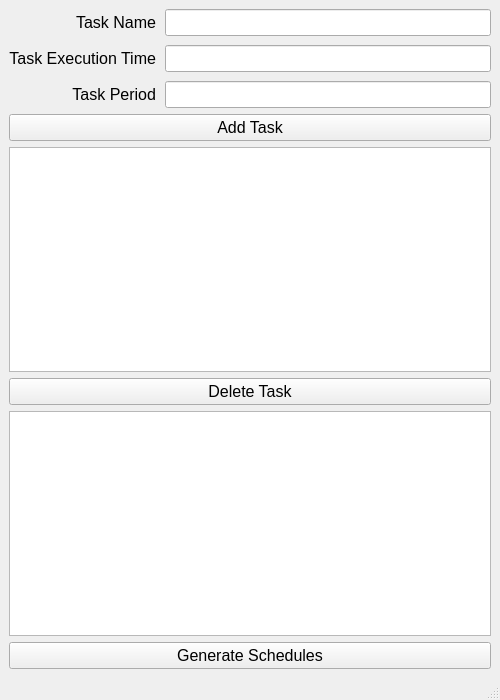
<?xml version="1.0" encoding="UTF-8"?>
<ui version="4.0">
 <class>MainWindow</class>
 <widget class="QMainWindow" name="MainWindow">
  <property name="geometry">
   <rect>
    <x>0</x>
    <y>0</y>
    <width>500</width>
    <height>700</height>
   </rect>
  </property>
  <property name="font">
   <font>
    <family>Segoe UI</family>
    <pointsize>12</pointsize>
   </font>
  </property>
  <property name="windowTitle">
   <string>MainWindow</string>
  </property>
  <widget class="QWidget" name="centralwidget">
   <property name="font">
    <font>
     <family>Segoe UI</family>
     <pointsize>12</pointsize>
    </font>
   </property>
   <layout class="QGridLayout" name="gridLayout">
    <item row="0" column="0">
     <layout class="QVBoxLayout" name="verticalLayout">
      <property name="sizeConstraint">
       <enum>QLayout::SetDefaultConstraint</enum>
      </property>
      <item>
       <layout class="QHBoxLayout" name="horizontalLayout">
        <property name="spacing">
         <number>9</number>
        </property>
        <item>
         <layout class="QVBoxLayout" name="verticalLayoutLabels1">
          <property name="spacing">
           <number>9</number>
          </property>
          <item>
           <widget class="QLabel" name="labelTaskName">
            <property name="font">
             <font>
              <family>Segoe UI</family>
              <pointsize>12</pointsize>
             </font>
            </property>
            <property name="layoutDirection">
             <enum>Qt::LeftToRight</enum>
            </property>
            <property name="text">
             <string>Task Name</string>
            </property>
            <property name="alignment">
             <set>Qt::AlignRight|Qt::AlignTrailing|Qt::AlignVCenter</set>
            </property>
           </widget>
          </item>
          <item>
           <widget class="QLabel" name="labelTaskExecTime">
            <property name="font">
             <font>
              <family>Segoe UI</family>
              <pointsize>12</pointsize>
             </font>
            </property>
            <property name="text">
             <string>Task Execution Time</string>
            </property>
            <property name="alignment">
             <set>Qt::AlignRight|Qt::AlignTrailing|Qt::AlignVCenter</set>
            </property>
           </widget>
          </item>
          <item>
           <widget class="QLabel" name="labelTaskPeriod">
            <property name="font">
             <font>
              <family>Segoe UI</family>
              <pointsize>12</pointsize>
             </font>
            </property>
            <property name="text">
             <string>Task Period</string>
            </property>
            <property name="alignment">
             <set>Qt::AlignRight|Qt::AlignTrailing|Qt::AlignVCenter</set>
            </property>
           </widget>
          </item>
         </layout>
        </item>
        <item>
         <layout class="QVBoxLayout" name="verticalLayoutInputs1">
          <property name="spacing">
           <number>9</number>
          </property>
          <item>
           <widget class="QLineEdit" name="lineEditTaskName">
            <property name="font">
             <font>
              <family>Segoe UI</family>
              <pointsize>12</pointsize>
             </font>
            </property>
           </widget>
          </item>
          <item>
           <widget class="QLineEdit" name="lineEditTaskExecTime">
            <property name="font">
             <font>
              <family>Segoe UI</family>
              <pointsize>12</pointsize>
             </font>
            </property>
           </widget>
          </item>
          <item>
           <widget class="QLineEdit" name="lineEditTaskPeriod">
            <property name="font">
             <font>
              <family>Segoe UI</family>
              <pointsize>12</pointsize>
             </font>
            </property>
           </widget>
          </item>
         </layout>
        </item>
       </layout>
      </item>
      <item>
       <widget class="QPushButton" name="addTaskBtn">
        <property name="font">
         <font>
          <family>Segoe UI</family>
          <pointsize>12</pointsize>
         </font>
        </property>
        <property name="text">
         <string>Add Task</string>
        </property>
       </widget>
      </item>
      <item>
       <widget class="QListView" name="listView">
        <property name="font">
         <font>
          <family>Segoe UI</family>
          <pointsize>12</pointsize>
         </font>
        </property>
       </widget>
      </item>
      <item>
       <widget class="QPushButton" name="deleteTaskBtn">
        <property name="font">
         <font>
          <family>Segoe UI</family>
          <pointsize>12</pointsize>
         </font>
        </property>
        <property name="text">
         <string>Delete Task</string>
        </property>
       </widget>
      </item>
      <item>
       <widget class="QTextEdit" name="textEditConsole">
        <property name="font">
         <font>
          <family>Segoe UI</family>
          <pointsize>12</pointsize>
         </font>
        </property>
        <property name="readOnly">
         <bool>true</bool>
        </property>
       </widget>
      </item>
      <item>
       <widget class="QPushButton" name="generateSchedBtn">
        <property name="font">
         <font>
          <family>Segoe UI</family>
          <pointsize>12</pointsize>
         </font>
        </property>
        <property name="text">
         <string>Generate Schedules</string>
        </property>
       </widget>
      </item>
     </layout>
    </item>
   </layout>
  </widget>
  <widget class="QMenuBar" name="menubar">
   <property name="geometry">
    <rect>
     <x>0</x>
     <y>0</y>
     <width>500</width>
     <height>23</height>
    </rect>
   </property>
   <property name="font">
    <font>
     <pointsize>10</pointsize>
    </font>
   </property>
  </widget>
  <widget class="QStatusBar" name="statusbar">
   <property name="font">
    <font>
     <pointsize>10</pointsize>
    </font>
   </property>
  </widget>
 </widget>
 <resources/>
 <connections/>
</ui>
